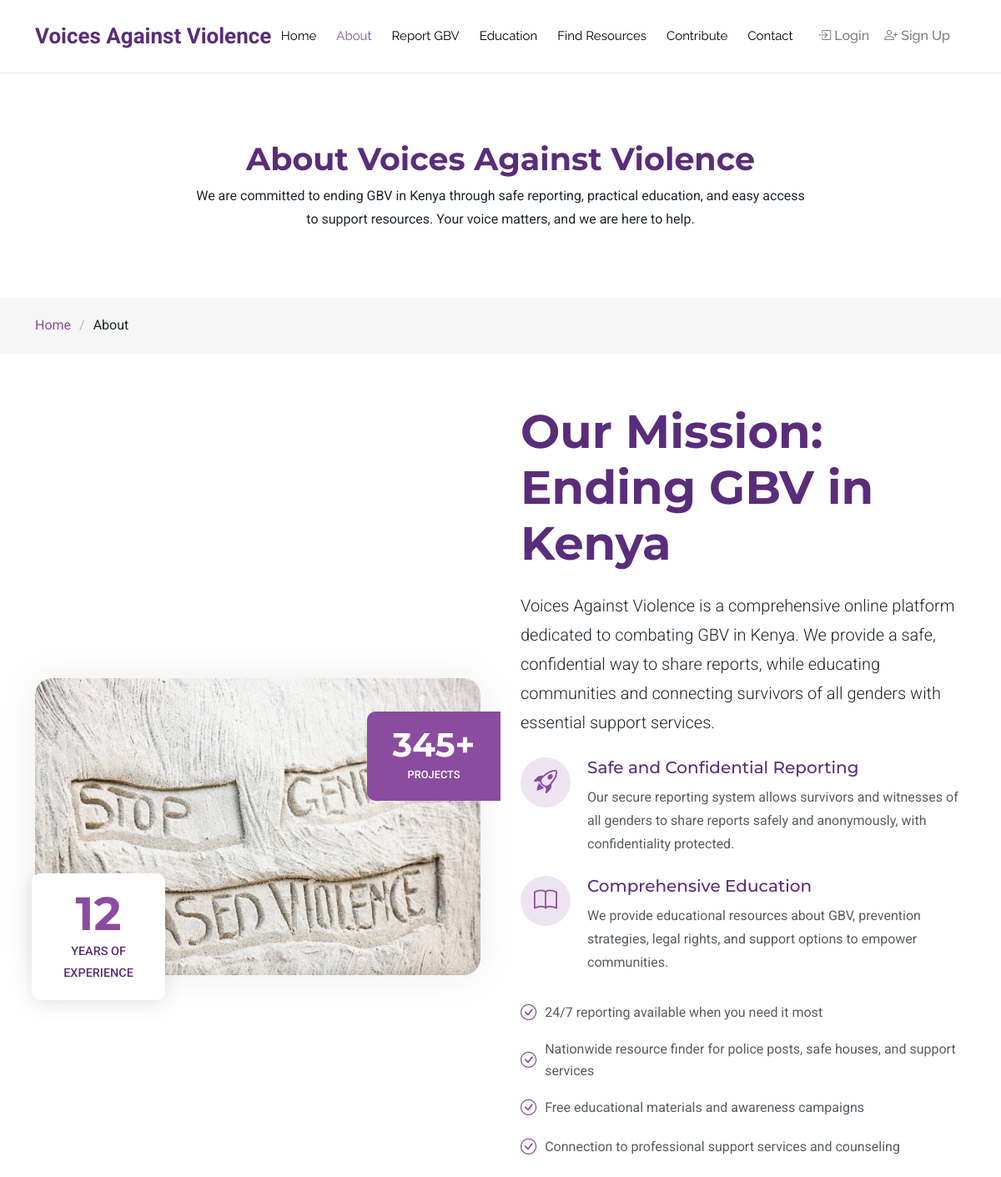
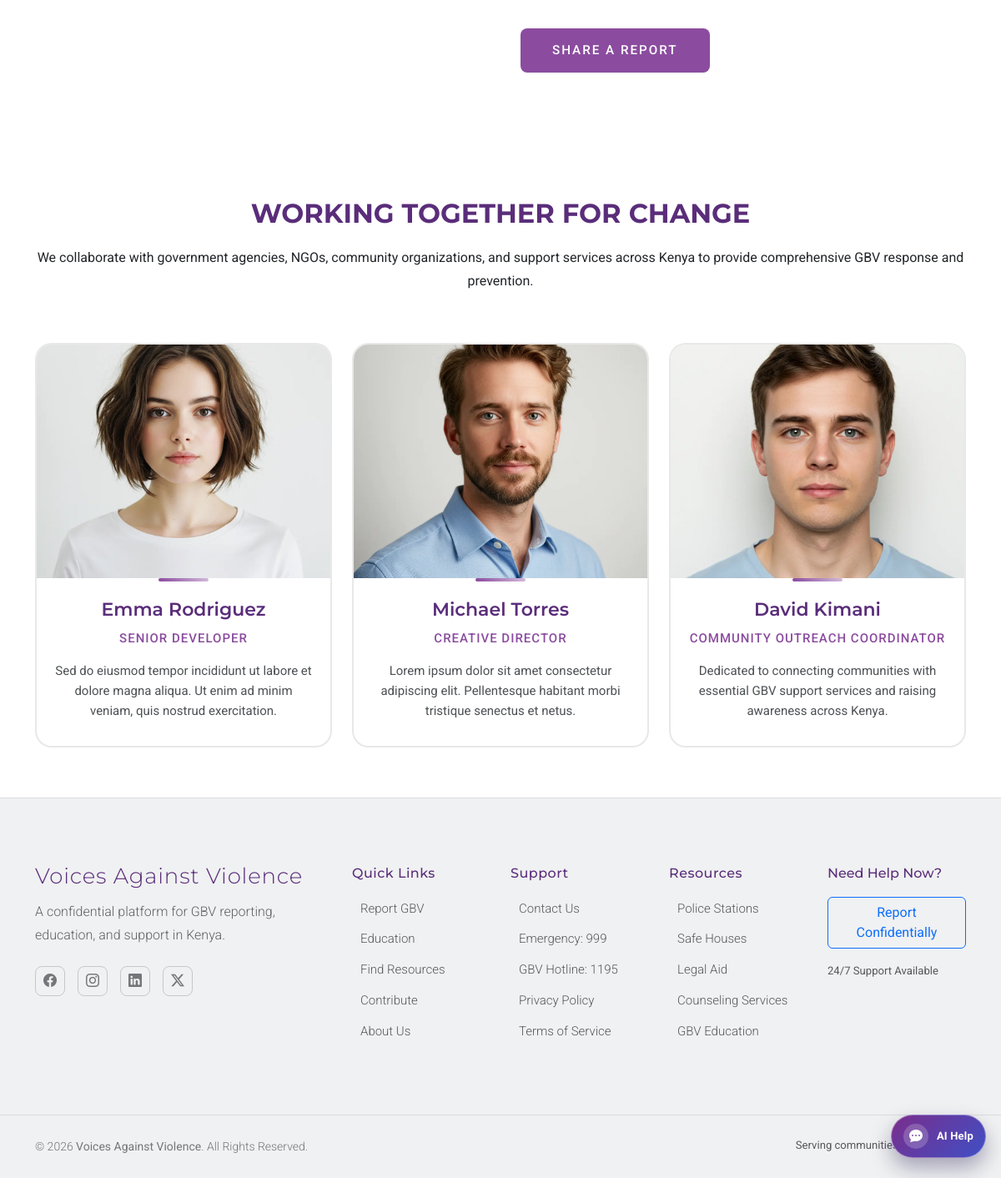
The page /about/ on the database its author committed (2 pictures, top to bottom).
### Voices/models.py (models this page shows, shortened)
class Team(models.Model):
    name = models.CharField(max_length=100)
    role = models.CharField(max_length=100)
    bio = models.TextField(blank=True, null=True)
    email = models.EmailField(blank=True, null=True)
    phone = models.CharField(max_length=20, blank=True, null=True)
    image = models.ImageField(upload_to='team/', blank=True, null=True)
    linkedin = models.URLField(blank=True, null=True)
    twitter = models.URLField(blank=True, null=True)
    instagram = models.URLField(blank=True, null=True)
    created_at = models.DateTimeField(auto_now_add=True)
    updated_at = models.DateTimeField(auto_now=True)

### Voices/views.py (the view)
# urls.py: path("about/", about, name="about"),
def about(request):
    team_members = Team.objects.all()
    for index, member in enumerate(team_members):
        member.delay = (index + 2) * 100
    return render(request, "about.html", {
        'team_members': team_members,
        'MEDIA_URL': settings.MEDIA_URL,
    })

### templates/about.html (shortened to what this page needs)
{% extends "base.html" %}
{% load static %}
{% block body_class %}about-page{% endblock %}
{% block content %}
<div class="page-title">
  <div class="heading">
    <div class="container">
      <div class="row d-flex justify-content-center text-center">
        <div class="col-lg-8">
          <h1 class="heading-title">About Voices Against Violence</h1>
          <p class="mb-0">
            We are committed to ending GBV in Kenya through safe reporting,
            practical education, and easy access to support resources. Your voice matters,
            and we are here to help.
          </p>
        </div>
      </div>
    </div>
  </div>
  <nav class="breadcrumbs">
    <div class="container">
      <ol>
        <li><a href="{% url 'home' %}">Home</a></li>
        <li class="current">About</li>
      </ol>
    </div>
  </nav>
</div>
<section id="about" class="about section">
  <div class="container" data-aos="fade-up" data-aos-delay="100">
    <div class="row g-5 align-items-center">
      <div class="col-lg-6 position-relative">
        <div class="about-img" data-aos="fade-right">
          <img src="{{ MEDIA_URL }}blog/GBV 1.jpg" class="img-fluid" alt="Voices Against Violence team">
        </div>
        <div class="experience-badge" data-aos="fade-up">
          <h2>12</h2>
          <p>Years of<br>Experience</p>
        </div>
        <div class="projects-badge" data-aos="fade-left">
          <h2>345+</h2>
          <p>Projects</p>
        </div>
      </div>
      <div class="col-lg-6" data-aos="fade-left">
        <h2 class="display-4 fw-bold mb-4">Our Mission: Ending GBV in Kenya</h2>
        <p class="lead mb-4">Voices Against Violence is a comprehensive online platform dedicated to combating GBV in Kenya. We provide a safe, confidential way to share reports, while educating communities and connecting survivors of all genders with essential support services.</p>
        <div class="features">
          <div class="feature-item mb-4" data-aos="fade-up">
            <div class="feature-icon">
              <i class="bi bi-rocket-takeoff"></i>
            </div>
            <div class="feature-content">
              <h4>Safe and Confidential Reporting</h4>
              <p>Our secure reporting system allows survivors and witnesses of all genders to share reports safely and anonymously, with confidentiality protected.</p>
            </div>
          </div>
          <div class="feature-item mb-4" data-aos="fade-up" data-aos-delay="100">
            <div class="feature-icon">
              <i class="bi bi-book"></i>
            </div>
            <div class="feature-content">
              <h4>Comprehensive Education</h4>
              <p>We provide educational resources about GBV, prevention strategies, legal rights, and support options to empower communities.</p>
            </div>
          </div>
          <ul class="check-list" data-aos="fade-up" data-aos-delay="200">
            <li><i class="bi bi-check-circle"></i> 24/7 reporting available when you need it most</li>
            <li><i class="bi bi-check-circle"></i> Nationwide resource finder for police posts, safe houses, and support services</li>
            <li><i class="bi bi-check-circle"></i> Free educational materials and awareness campaigns</li>
            <li><i class="bi bi-check-circle"></i> Connection to professional support services and counseling</li>
          </ul>
          <a href="{% url 'report_gbv' %}" class="btn btn-primary btn-lg mt-4 ui-ef718999" data-aos="fade-up" data-aos-delay="300">Share a Report</a>
        </div>
      </div>
    </div>
  </div>
</section>
<section id="team" class="team section">
  <div class="container section-title" data-aos="fade-up">
    <h2>Working Together for Change</h2>
    <p>We collaborate with government agencies, NGOs, community organizations, and support services across Kenya to provide comprehensive GBV response and prevention.</p>
  </div>
  <div class="container" data-aos="fade-up" data-aos-delay="100">
    <div class="row g-4">
      {% for member in team_members %}
      <div class="col-lg-4 col-md-6" data-aos="fade-up" data-aos-delay="{{ member.delay }}">
        <div class="team-member">
          <div class="member-image">
            {% if member.image %}
              <img src="{{ member.image.url }}" class="img-fluid" alt="{{ member.name }}" loading="lazy">
            {% else %}
              <img src="{% static 'assets/img/person/person-f-2.webp' %}" class="img-fluid" alt="{{ member.name }}" loading="lazy">
            {% endif %}
          </div>
          <div class="member-info">
            <h4>{{ member.name }}</h4>
            <span>{{ member.role }}</span>
            <p>{{ member.bio|default:"" }}</p>
          </div>
        </div>
      </div>
      {% endfor %}
    </div>
  </div>
</section>
{% endblock %}

### templates/base.html (shortened to what this page needs)
{% load static %}
<!DOCTYPE html>
<html lang="en">
<head>
  <link href="{% static 'assets/vendor/bootstrap/css/bootstrap.min.css' %}" rel="stylesheet">
  <link href="{% static 'assets/vendor/bootstrap-icons/bootstrap-icons.css' %}" rel="stylesheet">
  <link href="{% static 'assets/vendor/aos/aos.css' %}" rel="stylesheet">
  <link href="{% static 'assets/vendor/swiper/swiper-bundle.min.css' %}" rel="stylesheet">
  <link href="{% static 'assets/css/main.css' %}" rel="stylesheet">
</head>
<body class="{% block body_class %}index-page{% endblock %}">
  <header id="header" class="header d-flex align-items-center position-relative">
    <div class="container position-relative d-flex align-items-center justify-content-between">
      <a href="{% url 'home' %}" class="logo d-flex align-items-center me-auto me-xl-0" aria-label="Voices Against Violence Home">
        {% if request.resolver_match and request.resolver_match.url_name == 'home' %}
        <h1 class="sitename">Voices Against Violence</h1>
        {% else %}
        <span class="sitename">Voices Against Violence</span>
        {% endif %}
      </a>
<nav id="navmenu" class="navmenu" aria-label="Main navigation">
        <ul>
          <li><a href="{% url 'home' %}" {% if request.resolver_match.url_name == 'home' %}class="active"{% endif %}>Home</a></li>
          <li><a href="{% url 'about' %}" {% if request.resolver_match.url_name == 'about' %}class="active"{% endif %}>About</a></li>
          {% if user.is_authenticated and request.session.user_type == 'contributor' %}
          <li><a href="javascript:void(0)" class="role-disabled" aria-disabled="true" title="Contributors cannot access the report form">Report GBV</a></li>
          {% else %}
          <li><a href="{% url 'report_gbv' %}" {% if request.resolver_match.url_name == 'report_gbv' %}class="active"{% endif %}>Report GBV</a></li>
          {% endif %}
          <li><a href="{% url 'education' %}" {% if request.resolver_match.url_name == 'education' %}class="active"{% endif %}>Education</a></li>
          <li><a href="{% url 'resources' %}" {% if request.resolver_match.url_name == 'resources' %}class="active"{% endif %}>Find Resources</a></li>
          {% if user.is_authenticated and request.session.user_type == 'victim' %}
          <li><a href="javascript:void(0)" class="role-disabled" aria-disabled="true" title="Reporters cannot access the contribute page">Contribute</a></li>
          {% else %}
          <li><a href="{% url 'contribute' %}" {% if request.resolver_match.url_name == 'contribute' %}class="active"{% endif %}>Contribute</a></li>
          {% endif %}
          <li><a href="{% url 'contact' %}" {% if request.resolver_match.url_name == 'contact' %}class="active"{% endif %}>Contact</a></li>
        </ul>
      </nav>
      <div class="header-social-links {% if not user.is_authenticated %}header-social-links-guest{% endif %}">
        {% if user.is_authenticated %}
        <div class="dropdown account-dropdown">
          <button class="account-toggle dropdown-toggle" type="button" data-bs-toggle="dropdown" aria-expanded="false" aria-label="Open account menu" title="{{ request.user.username }} · {% if request.session.user_type == 'contributor' %}Contributor{% else %}Reporter{% endif %}" data-bs-placement="bottom">
            <i class="bi bi-person-circle"></i>
            <span class="account-label">{{ request.user.username }}</span>
            <span class="account-role {% if request.session.user_type == 'contributor' %}role-contributor{% else %}role-victim{% endif %}">
              <i class="bi {% if request.session.user_type == 'contributor' %}bi-people-fill{% else %}bi-heart-pulse-fill{% endif %}"></i>
              {% if request.session.user_type == 'contributor' %}Contributor{% else %}Reporter{% endif %}
            </span>
          </button>
          <ul class="dropdown-menu dropdown-menu-end">
            <li>
              <a class="dropdown-item" href="{% url 'myprofile' %}">
                <i class="bi bi-person"></i> My Profile
              </a>
            </li>
            {% if request.session.user_type == 'contributor' %}
            <li>
              <a class="dropdown-item" href="{% url 'my_contributions' %}">
                <i class="bi bi-pencil-square"></i> My Contributions
              </a>
            </li>
            {% endif %}
            <li>
              <button class="dropdown-item" type="button" data-bs-toggle="modal" data-bs-target="#changeRoleModal">
                <i class="bi bi-arrow-repeat"></i>
                {% if request.session.user_type == 'contributor' %}
                I want to report
                {% else %}
                I want to contribute
                {% endif %}
              </button>
            </li>
            <li><hr class="dropdown-divider"></li>
            <li>
              <a class="dropdown-item" href="{% url 'logout' %}">
                <i class="bi bi-box-arrow-right"></i> Logout
              </a>
            </li>
          </ul>
        </div>
        {% else %}
        <a href="{% url 'login' %}" class="account-link" aria-label="Sign in">
          <i class="bi bi-box-arrow-in-right"></i> Login
        </a>
        <a href="{% url 'signup' %}" class="account-link" aria-label="Create account">
          <i class="bi bi-person-plus"></i> Sign Up
        </a>
        {% endif %}
      </div>
    </div>
  </header>
  <main class="main" id="main-content">
    {% block content %}{% endblock %}
  </main>
  <a
    href="{% if user.is_authenticated %}{% url 'ai_chat' %}{% else %}{% url 'login' %}?next={% url 'ai_chat' %}{% endif %}"
    class="ai-fab"
    aria-label="Open AI support chat"
    title="Chat with AI Support"
  >
    <span class="ai-fab__icon"><i class="bi bi-chat-dots-fill"></i></span>
    <span class="ai-fab__label">AI Help</span>
  </a>
  <footer id="footer" class="footer position-relative light-background">
    <div class="container">
      <div class="row gy-4">
        <div class="col-lg-4 col-md-6">
          <div class="footer-brand">
            <a href="{% url 'home' %}" class="logo d-flex align-items-center mb-3" aria-label="Voices Against Violence Home">
              <span class="sitename">Voices Against Violence</span>
            </a>
            <p class="tagline">A confidential platform for GBV reporting, education, and support in Kenya.</p>
            <div class="social-links mt-4">
              <a href="https://facebook.com/voicesagainstviolence" target="_blank" rel="noopener noreferrer" aria-label="Visit our Facebook page"><i class="bi bi-facebook"></i></a>
              <a href="https://instagram.com/voicesagainstviolence" target="_blank" rel="noopener noreferrer" aria-label="Follow us on Instagram"><i class="bi bi-instagram"></i></a>
              <a href="https://linkedin.com/company/voicesagainstviolence" target="_blank" rel="noopener noreferrer" aria-label="Connect on LinkedIn"><i class="bi bi-linkedin"></i></a>
              <a href="https://twitter.com/voicesagainstviolence" target="_blank" rel="noopener noreferrer" aria-label="Follow us on Twitter"><i class="bi bi-twitter-x"></i></a>
            </div>
          </div>
        </div>
        <div class="col-lg-6 col-md-6">
          <div class="footer-links-grid">
            <div class="row">
              <div class="col-6 col-md-4 mb-3">
                <h5>Quick Links</h5>
                <ul class="list-unstyled">
                  <li><a href="{% url 'report_gbv' %}">Report GBV</a></li>
                  <li><a href="{% url 'education' %}">Education</a></li>
                  <li><a href="{% url 'resources' %}">Find Resources</a></li>
                  <li><a href="{% url 'contribute' %}">Contribute</a></li>
                  <li><a href="{% url 'about' %}">About Us</a></li>
                </ul>
              </div>
              <div class="col-6 col-md-4 mb-3">
                <h5>Support</h5>
                <ul class="list-unstyled">
                  <li><a href="{% url 'contact' %}">Contact Us</a></li>
                  <li><a href="tel:999">Emergency: 999</a></li>
                  <li><a href="tel:1195">GBV Hotline: 1195</a></li>
                  <li><a href="{% url 'privacy_policy' %}">Privacy Policy</a></li>
                  <li><a href="{% url 'terms_of_service' %}">Terms of Service</a></li>
                </ul>
              </div>
              <div class="col-6 col-md-4 mb-3">
                <h5>Resources</h5>
                <ul class="list-unstyled">
                  <li><a href="{% url 'resources' %}">Police Stations</a></li>
                  <li><a href="{% url 'resources' %}">Safe Houses</a></li>
                  <li><a href="{% url 'resources' %}">Legal Aid</a></li>
                  <li><a href="{% url 'resources' %}">Counseling Services</a></li>
                  <li><a href="{% url 'education' %}">GBV Education</a></li>
                </ul>
              </div>
            </div>
          </div>
        </div>
        <div class="col-lg-2 col-md-12">
          <div class="footer-cta">
            <h5>Need Help Now?</h5>
            <a href="{% url 'report_gbv' %}" class="btn btn-outline-primary w-100 mb-2">Report Confidentially</a>
            <p class="small text-muted mt-2">24/7 Support Available</p>
          </div>
        </div>
      </div>
    </div>
    <div class="footer-bottom">
      <div class="container">
        <div class="row">
          <div class="col-md-6">
            <div class="footer-bottom-content">
              <p class="mb-0">&copy; {% now "Y" %} <strong>Voices Against Violence</strong>. All Rights Reserved.</p>
            </div>
          </div>
          <div class="col-md-6 text-md-end">
            <p class="mb-0 small text-muted">Serving communities across Kenya</p>
          </div>
        </div>
      </div>
    </div>
  </footer>
</body>
</html>

### rows shown on the page
Team: image (picture), name "Emma Rodriguez", role "SENIOR DEVELOPER", bio "Sed do eiusmod tempor incididunt ut labore et dolore magna aliqua. Ut enim ad minim veniam, quis nostrud exercitation."
Team: image (picture), name "Michael Torres", role "CREATIVE DIRECTOR", bio "Lorem ipsum dolor sit amet consectetur adipiscing elit. Pellentesque habitant morbi tristique senectus et netus."
Team: image (picture), name "David Kimani", role "COMMUNITY OUTREACH COORDINATOR", bio "Dedicated to connecting communities with essential GBV support services and raising awareness across Kenya."
